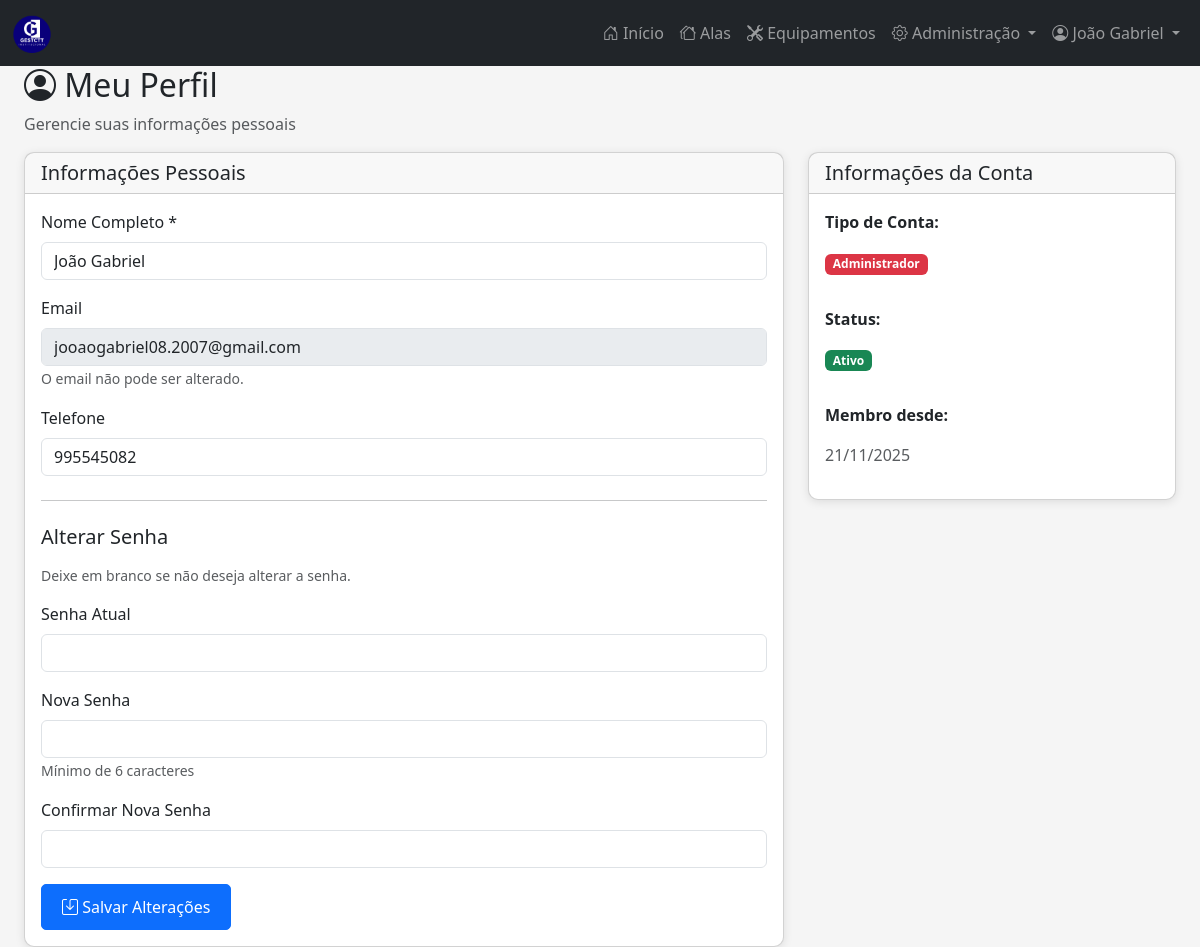
The page /public/perfil.php (signed in) on the database its author committed.
### tables this page shows
CREATE TABLE `usuarios` (
  `id` int(11) NOT NULL AUTO_INCREMENT,
  `nome` varchar(100) NOT NULL,
  `email` varchar(100) NOT NULL,
  `senha` varchar(255) NOT NULL,
  `telefone` varchar(20) DEFAULT NULL,
  `tipo` enum('admin','funcionario') DEFAULT 'funcionario',
  `status` enum('ativo','inativo','pendente','rejeitado') DEFAULT 'pendente',
  `created_at` timestamp NOT NULL DEFAULT current_timestamp(),
  `updated_at` timestamp NOT NULL DEFAULT current_timestamp() ON UPDATE current_timestamp(),
  `remember_token` varchar(255) DEFAULT NULL,
  `remember_token_expires_at` datetime DEFAULT NULL,
  PRIMARY KEY (`id`),
  UNIQUE KEY `email` (`email`)
);

### public/perfil.php (the view, shortened to what this page needs)
<?php
require_once '../app/config/init.php';
$user_id = $_SESSION['user_id'];
$sql = "SELECT * FROM usuarios WHERE id = ?";
$stmt = $conn->prepare($sql);
$stmt->bind_param("i", $user_id);
$stmt->execute();
$result = $stmt->get_result();
$user_data = $result->fetch_assoc();
?>
<?php include '../app/views/includes/header.php'; ?>
<?php include '../app/views/includes/navbar.php'; ?>
<div class="container-fluid">
    <div class="row">
        <main class="col-md-12 ms-sm-auto px-md-4">
            <div class="content-wrapper">
                <div class="page-header">
                    <h2><i class="bi bi-person-circle"></i> Meu Perfil</h2>
                    <p class="text-muted">Gerencie suas informações pessoais</p>
                </div>
                <div class="row">
                    <div class="col-md-8">
                        <div class="card">
                            <div class="card-header">
                                <h5 class="mb-0">Informações Pessoais</h5>
                            </div>
                            <div class="card-body">
                                <form method="POST" class="needs-validation" novalidate>
                                    <div class="mb-3">
                                        <label for="nome" class="form-label">Nome Completo *</label>
                                        <input type="text" class="form-control" id="nome" name="nome" value="<?php echo htmlspecialchars($user_data['nome']); ?>" required>
                                    </div>
                                    <div class="mb-3">
                                        <label for="email" class="form-label">Email</label>
                                        <input type="email" class="form-control" id="email" value="<?php echo htmlspecialchars($user_data['email']); ?>" disabled>
                                        <small class="text-muted">O email não pode ser alterado.</small>
                                    </div>
                                    <div class="mb-3">
                                        <label for="telefone" class="form-label">Telefone</label>
                                        <input type="tel" class="form-control" id="telefone" name="telefone" value="<?php echo htmlspecialchars($user_data['telefone']); ?>">
                                    </div>
                                    <hr class="my-4">
                                    <h5 class="mb-3">Alterar Senha</h5>
                                    <p class="text-muted small">Deixe em branco se não deseja alterar a senha.</p>
                                    <div class="mb-3">
                                        <label for="current_password" class="form-label">Senha Atual</label>
                                        <input type="password" class="form-control" id="current_password" name="current_password">
                                    </div>
                                    <div class="mb-3">
                                        <label for="new_password" class="form-label">Nova Senha</label>
                                        <input type="password" class="form-control" id="new_password" name="new_password" minlength="6">
                                        <small class="text-muted">Mínimo de 6 caracteres</small>
                                    </div>
                                    <div class="mb-3">
                                        <label for="confirm_password" class="form-label">Confirmar Nova Senha</label>
                                        <input type="password" class="form-control" id="confirm_password" name="confirm_password" minlength="6">
                                    </div>
                                    <button type="submit" class="btn btn-primary btn-custom">
                                        <i class="bi bi-save"></i> Salvar Alterações
                                    </button>
                                </form>
                            </div>
                        </div>
                    </div>
                    <div class="col-md-4">
                        <div class="card">
                            <div class="card-header">
                                <h5 class="mb-0">Informações da Conta</h5>
                            </div>
                            <div class="card-body">
                                <p><strong>Tipo de Conta:</strong></p>
                                <?php if ($user_data['tipo'] == 'admin'): ?>
                                    <span class="badge bg-danger mb-3">Administrador</span>
                                <?php else: ?>
                                    <span class="badge bg-primary mb-3">Funcionário</span>
                                <?php endif; ?>
                                <p class="mt-3"><strong>Status:</strong></p>
                                <?php if ($user_data['status'] == 'ativo'): ?>
                                    <span class="badge bg-success mb-3">Ativo</span>
                                <?php else: ?>
                                    <span class="badge bg-secondary mb-3"><?php echo ucfirst($user_data['status']); ?></span>
                                <?php endif; ?>
                                <p class="mt-3"><strong>Membro desde:</strong></p>
                                <p class="text-muted"><?php echo date('d/m/Y', strtotime($user_data['created_at'])); ?></p>
                            </div>
                        </div>
                    </div>
                </div>
            </div>
        </main>
    </div>
</div>
<?php include '../app/views/includes/footer.php'; ?>

### assets/css/style.css (style rules this page uses)
:root { --primary-color: #0d6efd; --secondary-color: #6c757d; --success-color: #198754; --danger-color: #dc3545; --warning-color: #ffc107; --info-color: #0dcaf0; --light-color: #f8f9fa; --dark-color: #212529; }
body { font-family: "Segoe UI", Tahoma, Geneva, Verdana, sans-serif; background-color: #f5f5f5; }
.card { border-radius: 10px; box-shadow: 0 2px 10px rgba(0, 0, 0, 0.1); transition: transform 0.3s ease, box-shadow 0.3s ease; }
.btn-custom { border-radius: 5px; padding: 10px 20px; font-weight: 500; transition: all 0.3s ease; }

### rows shown on the page
usuarios: nome "João Gabriel", email "jooaogabriel08.2007@gmail.com", telefone "995545082", created_at "21/11/2025"

### other values the page prints
$_SESSION['user_name'] "João Gabriel"
